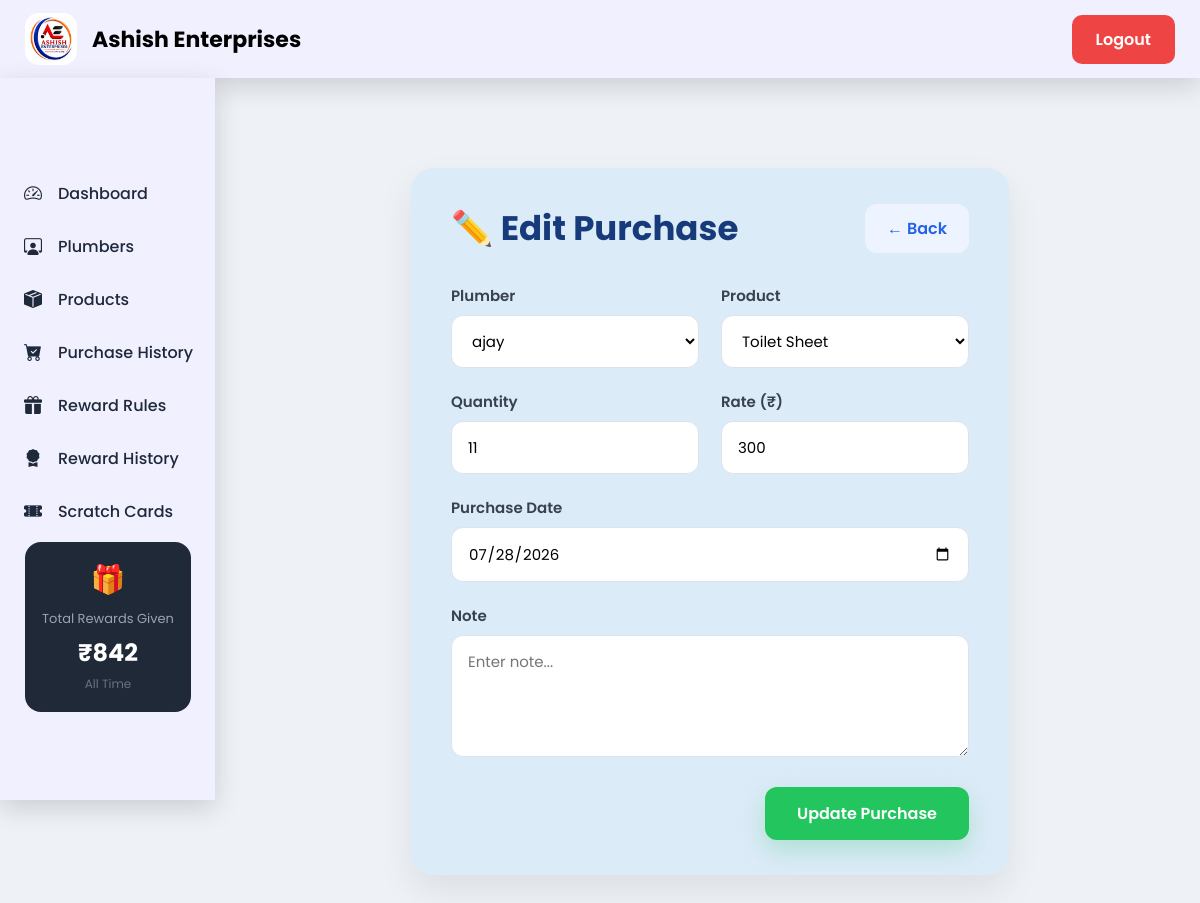
/purchase-history/1/edit/ (signed in), run on the app's committed database.
### myapp/models.py (models this page shows, shortened)
class PurchaseHistory(models.Model):
    plumber = models.ForeignKey(
        Plumber,
        on_delete=models.CASCADE
    )
    product = models.ForeignKey(
        Product,
        on_delete=models.PROTECT
    )
    quantity = models.PositiveIntegerField(default=1)
    rate = models.PositiveIntegerField(default=0)
    total = models.PositiveIntegerField(default=0)
    note = models.CharField(
        max_length=200,
        blank=True
    )
    purchase_date = models.DateField()
    created_at = models.DateTimeField(auto_now_add=True)

class Plumber(models.Model):
    name = models.CharField(max_length=30)
    phone = models.CharField(max_length=10, unique=True)
    address = models.TextField(blank=True)
    created_at = models.DateTimeField(auto_now_add=True)

class Product(models.Model):
    name = models.CharField(
        max_length=100,
        unique=True
    )

### myapp/views.py (the view, shortened to what this page needs)
# urls.py: path("purchase-history/<int:id>/edit/", views.edit_purchase, name="edit_purchase"),
@login_required(login_url="/")
def edit_purchase(request, id):
    purchase = get_object_or_404(
        PurchaseHistory,
        id=id
    )
    return render(
        request,
        "add_purchase.html",
        {
            "purchase": purchase,
            "plumbers": Plumber.objects.all(),
            "products": Product.objects.all(),
        }
    )

### myapp/context_processors.py (called while the page is built)
def sidebar_data(request):
    product_total = (
        FreeRewardHistory.objects
        .annotate(
            amount=F("quantity") * F("unit_price")
        )
        .aggregate(
            total=Sum("amount")
        )["total"] or 0
    )
    cash_total = 0
    cards = ScratchCard.objects.filter(
        reward_rule__prize_type="Cash",
        is_scratched=True
    )
    for card in cards:
        try:
            cash_total += int(
                card.reward_text.replace("₹", "").strip()
            )
        except:
            pass
    total_rewards_given = product_total + cash_total
    return {
        "total_rewards_given": total_rewards_given,
    }

### templates/add_purchase.html (shortened to what this page needs)
{% extends "base.html" %}
{% load static %}
{% block content %}
<link rel="stylesheet" href="{% static 'css/add_purchase.css' %}">
<div class="form-container">
    <div class="form-card">
        <div class="form-header">
            <h2>
                {% if purchase %}
                    ✏️ Edit Purchase
                {% else %}
                    🛒 Add Purchase
                {% endif %}
            </h2>
            <a href="{% url 'purchase_history' %}" class="back-btn">
                ← Back
            </a>
        </div>
        <form method="POST">
            <div class="form-grid">
                <div class="form-group">
                    <label>Plumber</label>
                    <select name="plumber" required>
                        {% for plumber in plumbers %}
                        <option value="{{ plumber.id }}"
                        {% if purchase and purchase.plumber.id == plumber.id %}selected{% endif %}>
                            {{ plumber.name }}
                        </option>
                        {% endfor %}
                    </select>
                </div>
                <div class="form-group">
                    <label>Product</label>
                    <select name="product" required>
                        {% for product in products %}
                        <option value="{{ product.id }}"
                        {% if purchase and purchase.product.id == product.id %}selected{% endif %}>
                            {{ product.name }}
                        </option>
                        {% endfor %}
                    </select>
                </div>
                <div class="form-group">
                    <label>Quantity</label>
                    <input
                        type="number"
                        id="qty"
                        name="quantity"
                        min="1"
                        value="{% if purchase %}{{ purchase.quantity }}{% endif %}"
                        required
                    >
                </div>
                <div class="form-group">
                    <label>Rate (₹)</label>
                    <input
                        type="number"
                        id="rate"
                        name="rate"
                        min="0"
                        value="{% if purchase %}{{ purchase.rate }}{% endif %}"
                        required
                    >
                </div>
                <div class="form-group full-width">
                    <label>Purchase Date</label>
                    <input
                        type="date"
                        name="purchase_date"
                        value="{% if purchase %}{{ purchase.purchase_date|date:'Y-m-d' }}{% endif %}"
                        required
                    >
                </div>
                <div class="form-group full-width">
                    <label>Note</label>
                    <textarea
                        name="note"
                        rows="4"
                        placeholder="Enter note..."
                    >{% if purchase %}{{ purchase.note }}{% endif %}</textarea>
                </div>
            </div>
            <div class="button-group">
                <button type="submit" class="save-btn">
                    {% if purchase %}
                        Update Purchase
                    {% else %}
                        Save Purchase
                    {% endif %}
                </button>
            </div>
        </form>
    </div>
</div>
{% endblock %}

### static/css/dashboard.css (style rules this page uses)
* { margin: 0; padding: 0; box-sizing: border-box; font-family: "Poppins", sans-serif; }
body { background: #eef2f7; }

### static/css/add_purchase.css (style rules this page uses)
* { margin:0; padding:0; box-sizing:border-box; font-family:'Poppins',sans-serif; }
.form-container { display:flex; justify-content:center; padding:20px 0; }
.form-card { width:65%; max-width:850px; margin:40px auto; background:#dcebf8; border-radius:22px; padding:35px 40px; box-shadow:0 15px 35px rgba(0,0,0,.08); }
.form-header { display:flex; justify-content:space-between; align-items:center; margin-bottom:30px; flex-wrap:wrap; gap:15px; }
.form-header h2 { font-size:34px; color:#173b7a; font-weight:700; }
.back-btn { text-decoration:none; background:#eef4ff; color:#2563eb; padding:12px 22px; border-radius:12px; font-weight:600; transition:.3s; }
.form-grid { display:grid; grid-template-columns:repeat(2,1fr); gap:22px; }
.form-group { display:flex; flex-direction:column; }
.form-group label { font-size:15px; font-weight:600; color:#374151; margin-bottom:8px; }
.form-group input, .form-group select, .form-group textarea { width:100%; padding:14px 16px; border:1px solid #dbe3ef; border-radius:12px; outline:none; font-size:15px; transition:.3s; background:#fff; }
textarea { resize:vertical; }
.full-width { grid-column:1 / -1; }
.button-group { margin-top:30px; display:flex; justify-content:flex-end; }
.save-btn { border:none; background:#22c55e; color:#fff; padding:14px 32px; border-radius:12px; cursor:pointer; font-size:16px; font-weight:600; transition:.3s; box-shadow:0 10px 25px rgba(34,197,94,.25); }

### data on the page
PurchaseHistory: plumber "ajay", product "Toilet Sheet", quantity "11", rate "300", purchase_date "07/28/2026"

### other printed values
{{ total_rewards_given }} "842"
